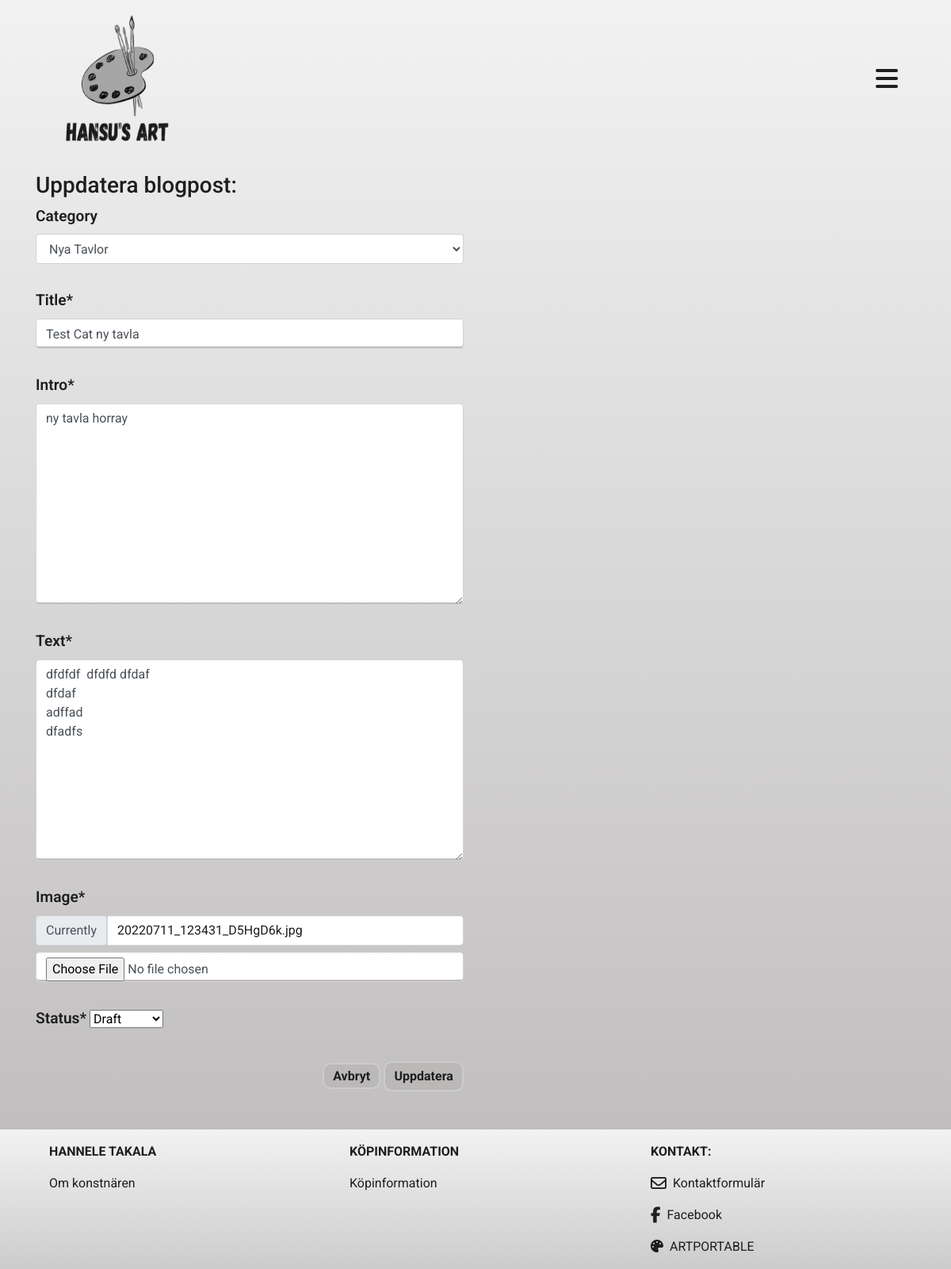
The app's page /blog/edit/6/ (signed in), older data.
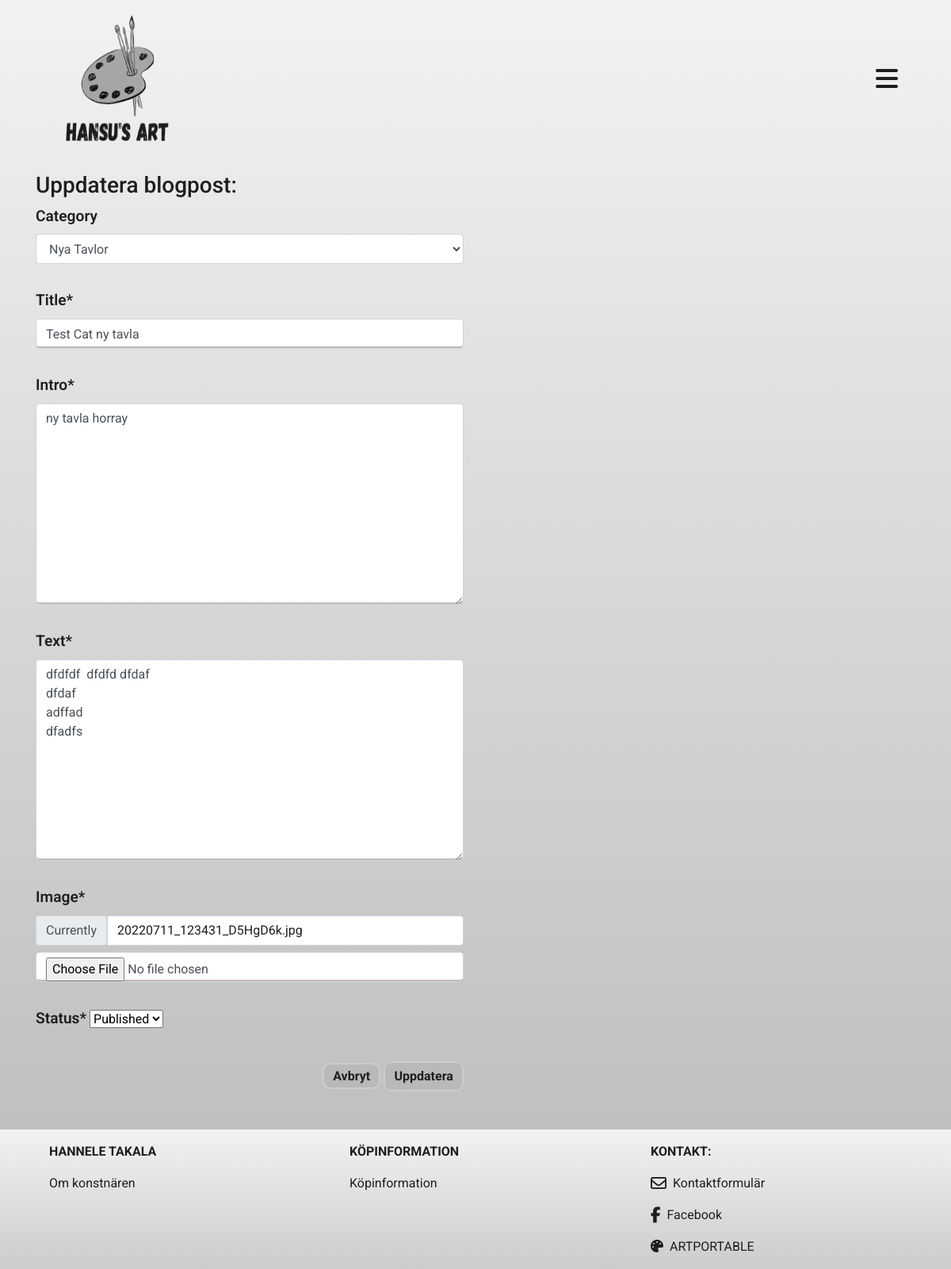
The same page, newer data.
### blog/models.py (models this page shows, shortened)
class Blog(models.Model):
    STATUS = (
        ('Draft', 'Draft'),
        ('Published', 'Published')
    )
    title = models.CharField(max_length=254)
    intro = models.TextField()
    text = models.TextField()
    status = models.CharField(choices=STATUS, default='Draft', max_length=254)
    image = models.ImageField()
    image_url = models.URLField(max_length=1024, null=True, blank=True)
    date = models.DateField(auto_now_add=True)
    highlight = models.BooleanField(default=False)
    category = models.ForeignKey('Category', null=True, blank=True, on_delete=models.SET_NULL)
    class Meta:
        ordering = ('-date',)

### blog/views.py (the view)
# urls.py: path('edit/<int:post_id>/', views.edit_blogpost, name='edit_blogpost'),
@login_required
def edit_blogpost(request, post_id):
    if not request.user.is_superuser:
        messages.error(request, 'You are not authorized to perform this task.')
        return redirect(reverse('home'))
    post = get_object_or_404(Blog, pk=post_id)
    if request.method == 'POST':
        form = BlogForm(request.POST, request.FILES, instance=post)
        if form.is_valid():
            form.save()
            messages.info(request, 'Bloginlägget har uppdaterats!')
            return redirect(reverse('blog_detail', args=[post.id]))
        else:
            messages.error(request, 'Failed to update blogpost! Please ensure \
                that the form is valid!')
    else:
        form = BlogForm(instance=post)
    template = 'edit_blogpost.html'
    context = {
        'form': form,
        'post': post,
    }
    return render(request, template, context)

### blog/forms.py
class BlogForm(forms.ModelForm):
    class Meta:
        model = Blog
        fields = '__all__'
        widgets = {
            'category': forms.Select(choices=choice_list, attrs={'class': 'form-control'})
        }

### blog/models.py (called while the page is built)
    def __str__(self):
        return self.name

### blog/templates/edit_blogpost.html (shortened to what this page needs)
{% extends 'base.html' %}
{% load static %}
{% block content %}
<section class="breadcrumb_part">
    <div class="container">
        <div class="row">
            <div class="col-lg-12">
                <div class="breadcrumb_iner">
                    <h3 class="mt-3">Uppdatera blogpost: </h3>
                </div>
            </div>
        </div>
    </div>
</section>
<div class="cart_area section_padding">
    <div class="container">
        <div class="row">
            <div class="col-12 col-lg-6 order-lg-last mb-5">
                <form action="{% url 'edit_blogpost' post.id %}" method="POST" enctype="multipart/form-data">
                    <div class="form-row">
                        <div class="form-group col-12">
                        {{ form.category|as_crispy_field }}
                    </div>
                    <div class="form-group col-12">
                        {{ form.title|as_crispy_field }}
                    </div>
                    <div class="form-group col-12">
                        {{ form.intro|as_crispy_field }}
                    </div>
                    <div class="form-group col-12">
                        {{ form.text|as_crispy_field }}
                    </div>
                    <div class="form-group col-md-12">
                        {{ form.image|as_crispy_field }}
                    </div>
                    <div class="form-group col-md-6">
                        {{ form.status|as_crispy_field }}
                    </div>
                    </div>
                    <div class="text-right">
                        <a class="btn_art" href="{% url 'blog' %}">Avbryt</a>
                        <button class="btn_art" type="submit">Uppdatera</button>
                    </div>
                </form>
            </div>
        </div>
    </div>
</div>
{% endblock %}

Row changes from the older to the newer data that the page shows:
changed Blog "Nya Tavlor": status "Draft" → "Published"
